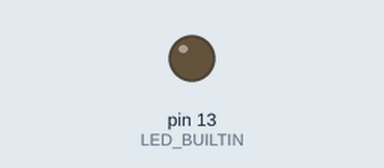
This sketch was run on a simulated Arduino Uno, built with avr-gcc and run on an emulated ATmega328P. On the bench: output pins drawn as LEDs (lit = HIGH). Dashed ring = blinking.

Above: at 1.0 s.
At 2.5 s:
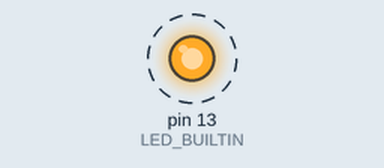
Timing chart, 0 to 4.6 s (numbered marks = the images above):
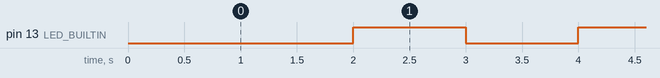

Measured:
- by itself, pin 13 (LED_BUILTIN): alternates HIGH for 1.0 s and LOW for 1.0 s

The sketch:

codigo_EX3.ino
```cpp
// C++ code
//
int Definir_TEMPO_como = 0;

int tempo = 0;

void setup()
{
  pinMode(LED_BUILTIN, OUTPUT);

  tempo = 1000;
}

void loop()
{
  delay(tempo); // Wait for tempo millisecond(s)
  digitalWrite(LED_BUILTIN, LOW);
  delay(tempo); // Wait for tempo millisecond(s)
  digitalWrite(LED_BUILTIN, HIGH);
}
```
